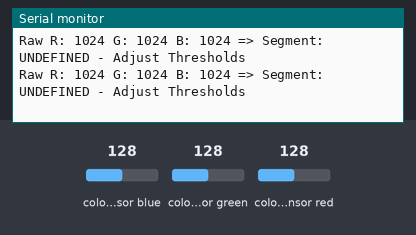
A sketch run on a simulated Arduino Uno, built with avr-gcc and run on an emulated ATmega328P. Shown: the last lines printed to the serial monitor. The test bench sets the inputs (shaded band); at power-on: colour sensor blue 128, colour sensor green 128, colour sensor red 128.

Above: at 1.2 s.
1.3 s: colour sensor blue set to 5
At 1.55 s:
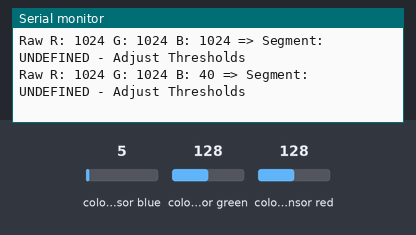
4.3 s: colour sensor green set to 5
At 4.58 s:
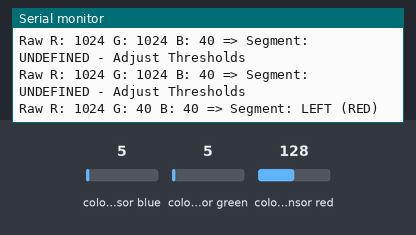
6.4 s: colour sensor blue set to 250
At 6.54 s:
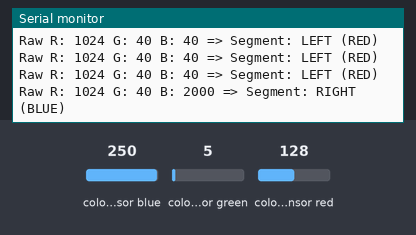
8.3 s: colour sensor red set to 5
At 8.36 s:
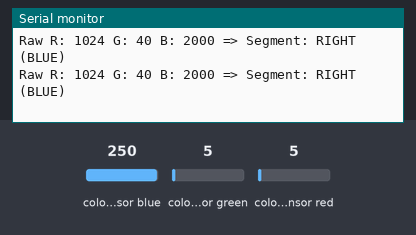

Measured:
- after the input at 1.3 s, the serial monitor: prints a new line after 0.12 s (image 1)
- after the input at 4.3 s, the serial monitor: prints a new line after 0.15 s (image 2)
- after the input at 6.4 s, the serial monitor: prints a new line at once (image 3)

The sketch:

steering_arduino.ino
```cpp
#include <Wire.h>
#include "Adafruit_TCS34725.h"
Adafruit_TCS34725 tcs = Adafruit_TCS34725(TCS34725_INTEGRATIONTIME_50MS, TCS34725_GAIN_4X);

void setup() {
  Serial.begin(115200);
  if (!tcs.begin()) {
    Serial.println("No TCS34725 found ... check your connections");
    while (1);
  }
  // tcs.setInterrupt(false); // Turn on LED
  Serial.println("TCS34725 found and initialized!");
}

void loop() {
  uint16_t r, g, b, c;

  tcs.getRawData(&r, &g, &b, &c);

  // Adjust these factors after testing your actual setup
  float R = (float)r;
  float G = (float)g;
  float B = (float)b;

  // To reduce noise, you can average multiple readings or filter them.
  // For now, we’ll just do a single read decision.

  String segment;
  // Define a factor to determine dominance. If one color must be at least X times the sum of the others:
  float dominanceFactor = 1.5;
  // Example: R > (G + B) * 1.5 would mean Red is dominant.

  if (R > (G + B) * dominanceFactor) {
    segment = "LEFT (RED)";
  } else if (G > (R + B) * dominanceFactor) {
    segment = "CENTER (GREEN)";
  } else if (B > (R + G) * dominanceFactor) {
    segment = "RIGHT (BLUE)";
  } else {
    // In case no single color is strongly dominant:
    segment = "UNDEFINED - Adjust Thresholds";
  }

  // Print out the results
  Serial.print("Raw R: "); Serial.print(r);
  Serial.print(" G: "); Serial.print(g);
  Serial.print(" B: "); Serial.print(b);
  Serial.print(" => Segment: ");
  Serial.println(segment);

  delay(100);
}
```
